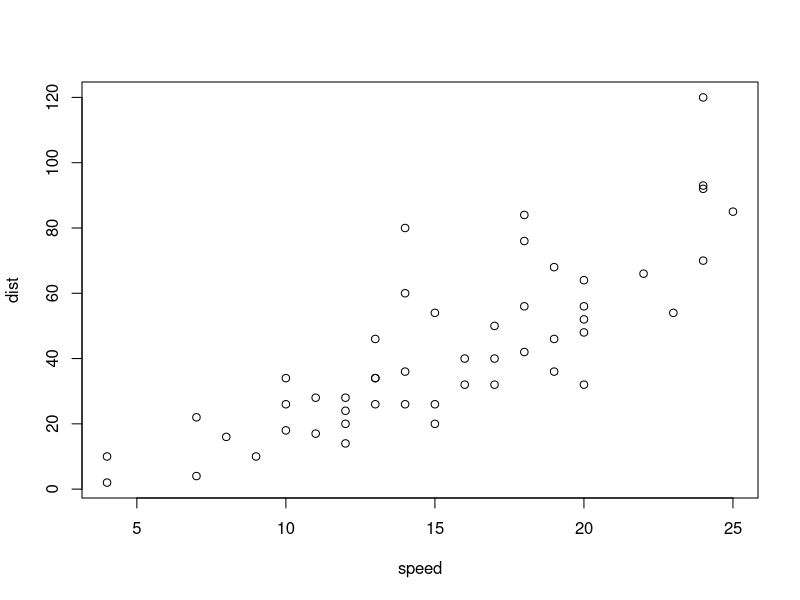
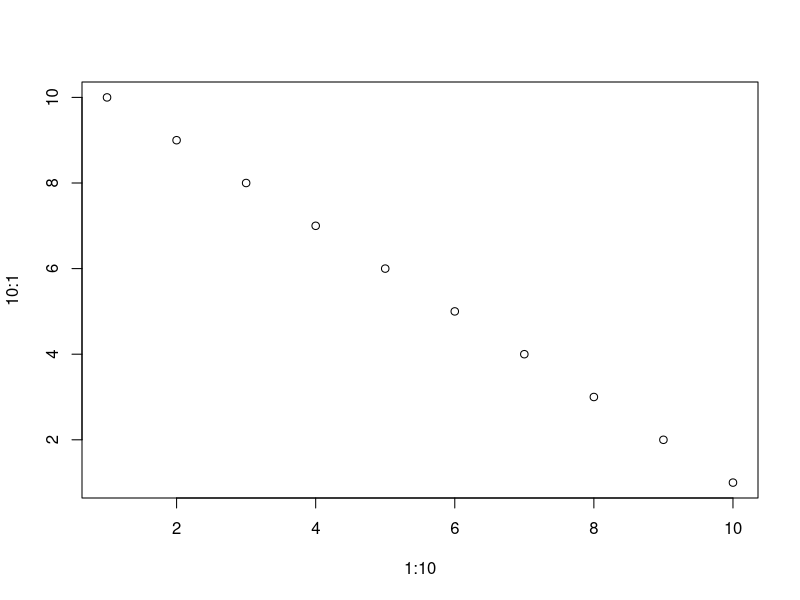

The R source for these figures, in order:
## ---- chunk 1
plot(cars)
## ---- chunk 2
plot(1:10,10:1)
